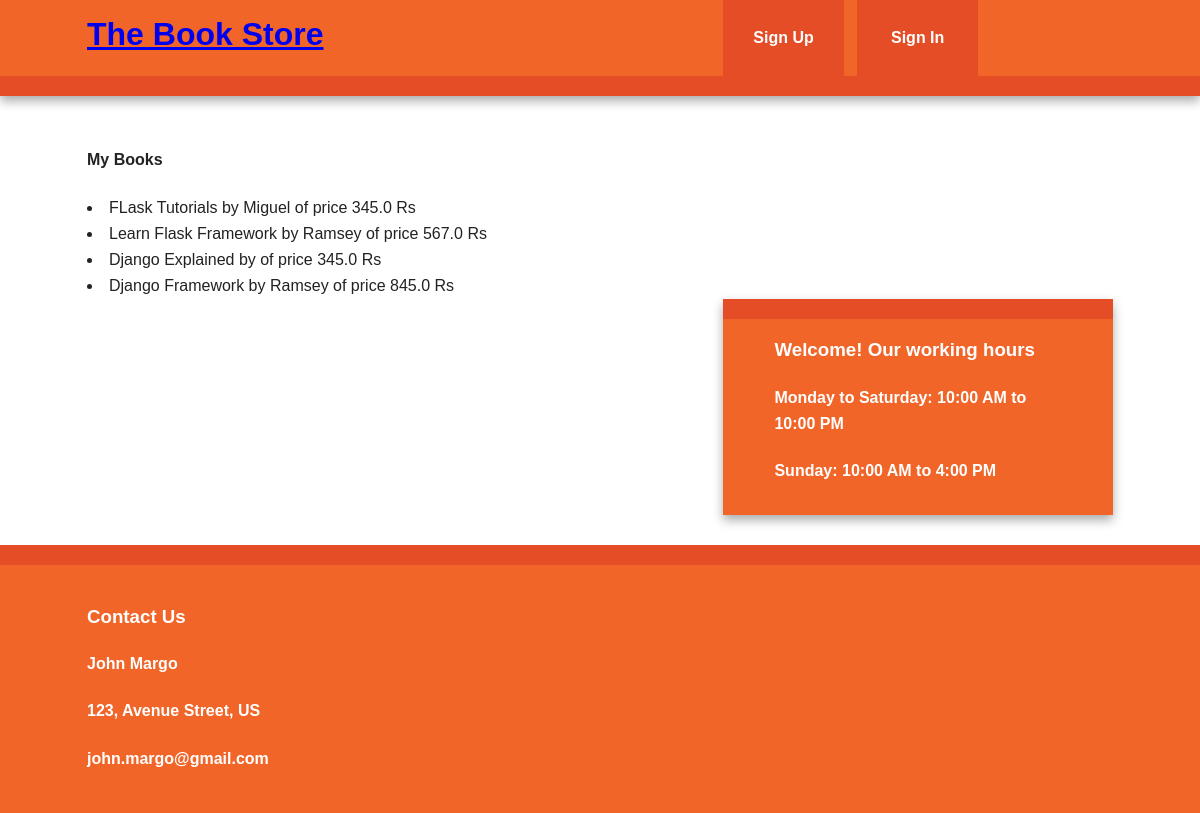
/books, run on the app's committed database.
### project/models.py (models this page shows, shortened)
class Book(db.Model):
    __tablename__ = "book"
    book_id = db.Column(db.Integer,primary_key  = True)
    book_name = db.Column(db.String(50),nullable=False)
    book_price = db.Column( db.Float,nullable=False)
    author_id = db.Column(db.Integer,db.ForeignKey('author.id'))

class Author(db.Model):
    __tablename__ = "author"
    id = db.Column(db.Integer, primary_key = True)
    author_name = db.Column(db.String(20),nullable=False)
    books = db.relationship('Book', backref='author')

### project/views.py (the view)
@app.route('/books')
def get_books():
    books = Book.query.all()
    return render_template("books.html",books=books)

### project/templates/books.html (shortened to what this page needs)
{% extends "base.html" %}
{% block bodyContent %}
    <h4>My Books</h4>
    {% for book in books %}
        <li>{{book.book_name}} by {{book.author.author_name}} of price {{book.book_price}} Rs</li>
    {% endfor %}
{% endblock %}

### project/templates/base.html (shortened to what this page needs)
<!doctype html>
<html class="no-js" lang="">
    <head>
        <link rel="stylesheet" href="{{ url_for('static',filename ='css/normalize.min.css')}}">
        <link rel="stylesheet" href="{{ url_for('static',filename ='css/main.css')}}">
    </head>
    <body>
        <div class="header-container">
            <header class="wrapper clearfix">
		<h1 class = 'title'><a href="{{url_for('index')}}">The Book Store</a></h1>
                <nav>
                    <ul>
                    {% if current_user.is_authenticated %}
                        <li><a href ="{{url_for('logout')}}">Logout</a></li>
                        <li><a href ="{{url_for('get_profile')}}">My Profile</a></li>
                        <li><a href ="{{url_for('get_books')}}">Books</a></li>
                    {% else %}
                        <li><a href ="{{url_for('register')}}">Sign Up</a></li>
                        <li><a href ="{{url_for('login')}}">Sign In</a></li>
                    {% endif %}
                    </ul>
                </nav>
            </header>
        </div>
        <div class="main-container">
            <div class="main wrapper clearfix">
		{% block bodyContent %}{% endblock %}
     		<aside>
		{% block asideContent %}
                    <h3>Welcome! Our working hours</h3>
                    <p><h4>Monday to Saturday: 10:00 AM to 10:00 PM</h3>
                    <h4>Sunday: 10:00 AM to 4:00 PM</h3></p>
                {% endblock %}
		</aside>
            </div>
        </div>
        <div class="footer-container">
            <footer class="wrapper">
                <h3>Contact Us</h3>
		<h4>John Margo</h4>
		<h4>123, Avenue Street, US
		<h4>john.margo@gmail.com</h4>
            </footer>
        </div>
    </body>
</html>

### data on the page
Book: book_name "FLask Tutorials", author.author_name "Miguel", book_price "345.0"
Book: book_name "Learn Flask Framework", author.author_name "Ramsey", book_price "567.0"
Book: book_name "Django Explained", book_price "345.0"
Book: book_name "Django Framework", author.author_name "Ramsey", book_price "845.0"
